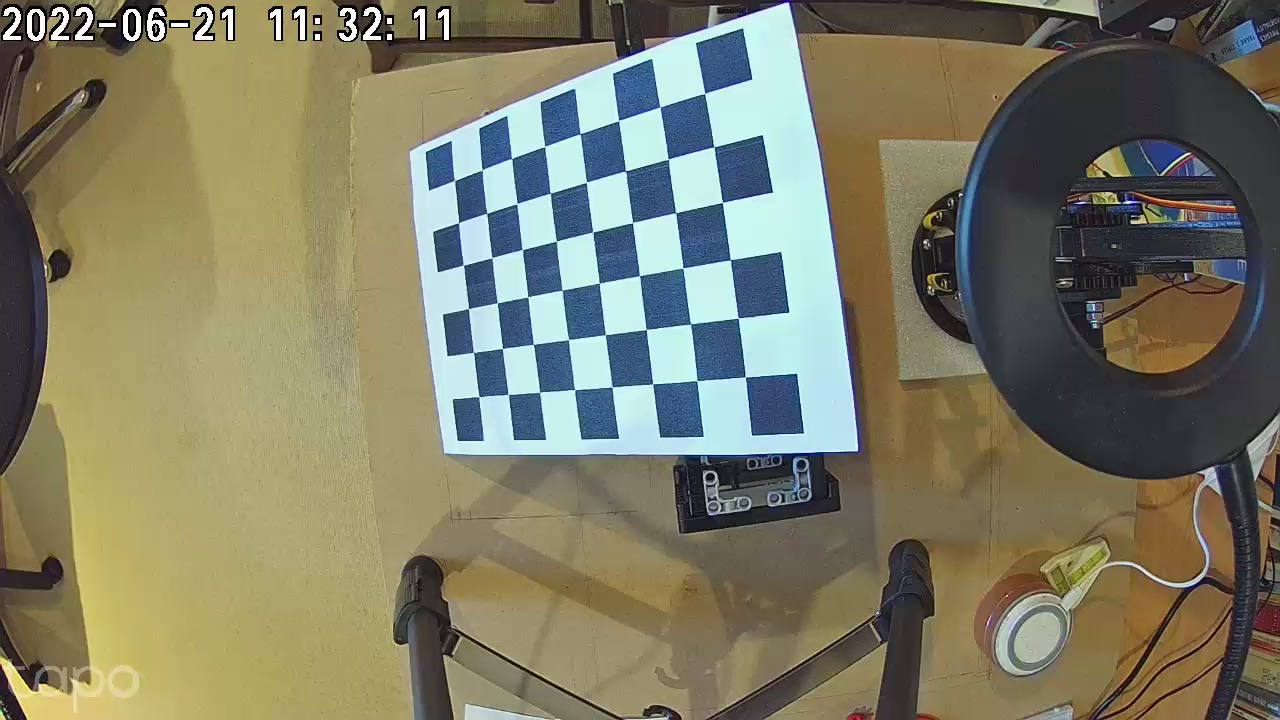
#> input picture version2/fishimages/4.jpg, 1280 x 720 px, found by its file name
$ python board_state.py
#> lines starting #> are read from the running program, lines starting #| are printed output that depends on the picture
# Copyright 2026 Derek Caelin - written by a coding agent under his direction.
# Licensing and credits: see README.md, "Credits & provenance".
# board_state.py
#
# Reads images/4.jpg and saves images/board_state.jpg — a labelled view of
# the board showing what the computer currently thinks is on each square.
#
# Each square shows:
#   - Square name (A1..H8)
#   - w=  warmth (R-B): negative=black piece, positive=wood piece
#   - e=  edge density: high=piece present, low=empty
#   - Classified piece: [B]=black piece  [W]=white piece  [ ]=empty
#
# Output image is 2× the size of calibration_preview for readability.
# Run after CBint.py has run once (so 4.jpg exists).
# Usage:  python board_state.py

import cv2
import numpy
import os
import statistics
import CBstate

mydir = CBstate.mydir
src_path = mydir + "4.jpg"

if not os.path.exists(src_path):
    print("ERROR: " + src_path + " not found. Run CBint.py first.")
    exit(1)

pix = cv2.imread(src_path)
#> pix is the input picture: shape (720, 1280, 3); mean B, G, R 101.9, 123.7, 125.7

# Apply same CLAHE contrast boost used in getplayermove()
lab = cv2.cvtColor(pix, cv2.COLOR_BGR2LAB)
#> lab: shape (720, 1280, 3); mean of channels 0, 1, 2 129.7, 126.5, 140.1
l, a, b_ch = cv2.split(lab)
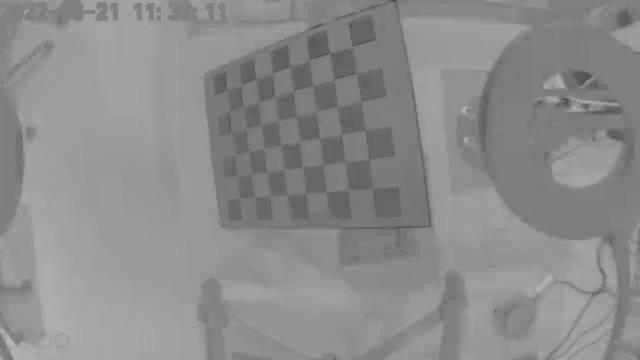
#> b_ch: shape (720, 1280) (shown at 1/2 size); min 66, max 190, mean 140.1
clahe = cv2.createCLAHE(clipLimit=2.0, tileGridSize=(4, 4))
l = clahe.apply(l)
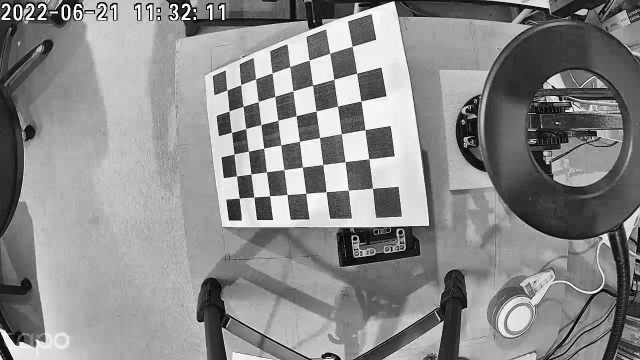
#> l: shape (720, 1280) (shown at 1/2 size); min 0, max 255, mean 138.2
lab = cv2.merge([l, a, b_ch])
#> lab: shape (720, 1280, 3); mean of channels 0, 1, 2 138.2, 126.5, 140.1
pix = cv2.cvtColor(lab, cv2.COLOR_LAB2BGR)

h, w, _ = pix.shape
sqx = w // 8
sqy = h // 8
fudge = 9

print("4.jpg: %dx%d, square size %dx%d" % (w, h, sqx, sqy))
#| 4.jpg: 1280x720, square size 160x90

# Compute Canny edges
grey  = cv2.cvtColor(pix, cv2.COLOR_BGR2GRAY)
edges = cv2.Canny(grey, threshold1=30, threshold2=80)
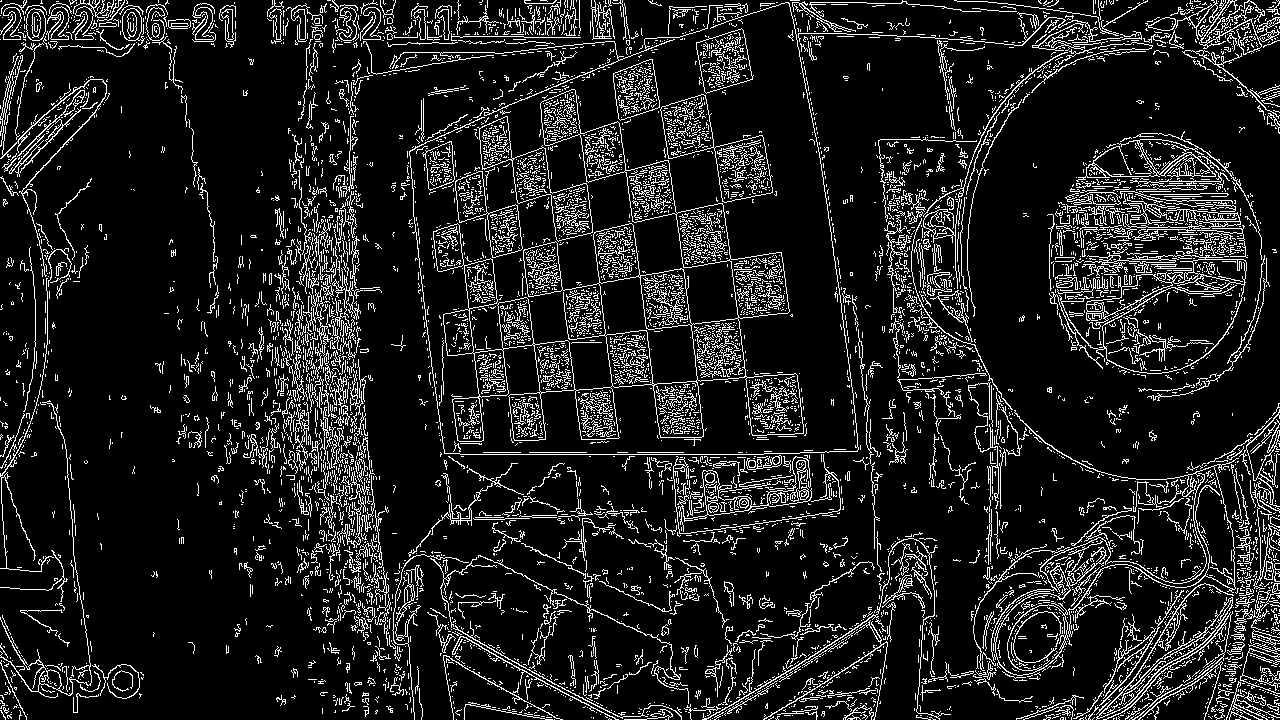
#> edges: shape (720, 1280); 11.9% white in thin lines or dots

all_meanR  = {}
all_warmth = {}
all_edges  = {}

for row in range(8):
    for col in range(8):
        r1 = row * sqy + fudge;  r2 = (row+1) * sqy - fudge
        c1 = col * sqx + fudge;  c2 = (col+1) * sqx - fudge
        patch = pix[r1:r2, c1:c2]
        ep    = edges[r1:r2, c1:c2]
        meanR  = float(numpy.mean(patch[:,:,2]))
        meanB  = float(numpy.mean(patch[:,:,0]))
        ed     = float(numpy.mean(ep))
        all_meanR[(row,col)]  = meanR
        all_warmth[(row,col)] = meanR - meanB
        all_edges[(row,col)]  = ed
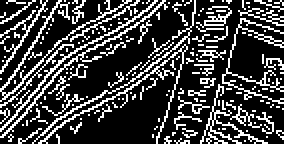
#> ep: shape (72, 142) (shown 2 times larger); 25.3% white in thin lines or dots
#> after the loop, all_edges = 64 items; all_meanR = 64 items; all_warmth = 64 items

# Compute thresholds (same logic as playermove_rpd calibration)
piece_edges  = [all_edges[(r,c)]  for r in list(range(2))+list(range(6,8)) for c in range(8)]
#> piece_edges = 32 values, max 64.62 at index 31, min 3.82 at index 25, mean 30.07
empty_edges  = [all_edges[(r,c)]  for r in range(2,6) for c in range(8)]
#> empty_edges = 32 values, max 67.52 at index 7, min 5.86 at index 24, mean 30.45
black_warmth = [all_warmth[(r,c)] for r in range(2)   for c in range(8)]
#> black_warmth = [28.79, 61.23, 34.82, 29.1, -37.36, 49.64, 25.3, 1.88, 47.81, 74.17, 32.12, -58.92, -53.48, 54.44, 1.79, -11.77]
white_warmth = [all_warmth[(r,c)] for r in range(6,8) for c in range(8)]
#> white_warmth = [65.59, 69.6, 43.54, 58.75, 43.56, 30.66, 57.89, 50.35, 72.85, 79.18, 47.07, 40.05, 37.73, 35, 43.55, 52.43]

est_edge_thresh = (min(piece_edges) + max(empty_edges)) / 2
#> est_edge_thresh = 35.67
est_splitwb     = (statistics.median(white_warmth) + statistics.median(black_warmth)) / 2
#> est_splitwb = 38.83

print("edge_thresh: %.1f  (min piece: %.1f, max empty: %.1f)" %
      (est_edge_thresh, min(piece_edges), max(empty_edges)))
#| edge_thresh: 35.7  (min piece: 3.8, max empty: 67.5)
print("splitwb:     %.1f  (black warmth: %d to %d, white warmth: %d to %d)" % (
      est_splitwb,
      int(min(black_warmth)), int(max(black_warmth)),
      int(min(white_warmth)), int(max(white_warmth))))
#| splitwb:     38.8  (black warmth: -58 to 74, white warmth: 30 to 79)

# Classify each square
classification = {}
for row in range(8):
    for col in range(8):
        ed     = all_edges[(row,col)]
        warmth = all_warmth[(row,col)]
        if ed > est_edge_thresh:
            classification[(row,col)] = "B" if warmth < est_splitwb else "W"
        else:
            classification[(row,col)] = " "
#> after the loop, classification = 64 items

# Print board state
print("\nBoard state (row 0 = rank 8 = black pieces):")
files = "ABCDEFGH"
for row in range(8):
    rank   = 8 - row
    pieces = [classification[(row,c)] for c in range(8)]
    labels = [files[c]+str(rank) for c in range(8)]
    print("row%d: " % row + "  ".join("[%s]%-3s" % (pieces[c], labels[c]) for c in range(8)))
#> this loop made 8 passes
#> pieces on passes 1 to 8: ['B', ' ', 'B', 'B', ' ', ' ', 'B', 'B'], [' ', ' ', ' ', 'B', 'B', ' ', ' ', ' '], [' ', ' ', ' ', 'B', ' ', 'B', ' ', 'B'], [' ', ' ', ' ', 'B', 'B', ' ', ' ', ' '], [' ', ' ', ' ', 'B', 'B', ' ', ' ', ' '], [' ', ' ', 'W', ' ', 'B', ' ', ' ', 'B'], [' ', ' ', 'W', ' ', ' ', ' ', 'W', 'W'], [' ', ' ', ' ', ' ', ' ', ' ', ' ', 'W']
#> (printed output is left out)

# Draw scaled overlay — 2× the source image size
SCALE = 2
out = cv2.resize(pix, (w * SCALE, h * SCALE), interpolation=cv2.INTER_LINEAR)
font = cv2.FONT_HERSHEY_SIMPLEX

for row in range(8):
    for col in range(8):
        warmth = all_warmth[(row,col)]
        ed     = all_edges[(row,col)]
        piece  = classification[(row,col)]
        rank   = 8 - row
        name   = files[col] + str(rank)

        tl = (col * sqx * SCALE,     row * sqy * SCALE)
        br = ((col+1) * sqx * SCALE, (row+1) * sqy * SCALE)
        sq = sqy * SCALE

        # Background colour by classification
        if piece == "B":
            bg = (100, 40, 40);   tc = (220, 180, 180)
        elif piece == "W":
            bg = (40, 110, 40);   tc = (180, 240, 180)
        else:
            bg = (45, 45, 45);    tc = (160, 160, 160)

        cv2.rectangle(out, tl, br, bg, -1)
        cv2.rectangle(out, tl, br, (0, 0, 0), 1)
        # Draw the actual sampling region (fudge inset) in yellow
        s_tl = ((col * sqx + fudge) * SCALE,     (row * sqy + fudge) * SCALE)
        s_br = (((col+1)*sqx - fudge) * SCALE,   ((row+1)*sqy - fudge) * SCALE)
        cv2.rectangle(out, s_tl, s_br, (0, 200, 200), 1)

        cx = tl[0] + 4
        cy = tl[1] + sq // 5

        cv2.putText(out, name,            (cx, cy),           font, 0.4,  tc,           1)
        cv2.putText(out, "w=%d" % int(warmth), (cx, cy + sq//4),  font, 0.35, tc,      1)
        cv2.putText(out, "e=%d" % int(ed),     (cx, cy + sq//2),  font, 0.35, (100,220,220), 1)
        # Big piece label
        piece_label = "[%s]" % piece
        cv2.putText(out, piece_label,     (cx, cy + sq*3//4), font, 0.5,  (255,255,255), 1)
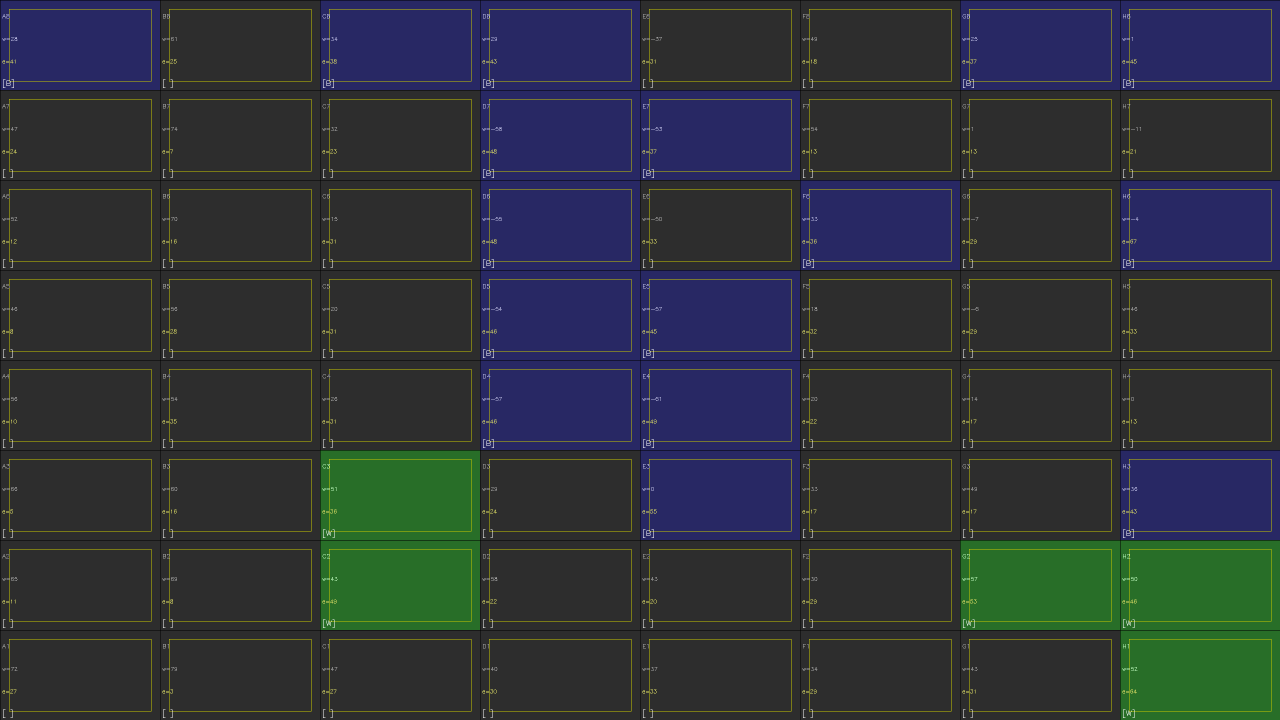
#> out: shape (1440, 2560, 3) (shown at 1/2 size); mean B, G, R 57.5, 51.3, 45.9

out_path = mydir + "board_state.jpg"
cv2.imwrite(out_path, out)
print("\nSaved: " + out_path + " (%dx%d)" % (w*SCALE, h*SCALE))
#| Saved: version3/images/board_state.jpg (2560x1440)

$ run again, with version2/fishimages/2.jpg copied over version2/fishimages/4.jpg
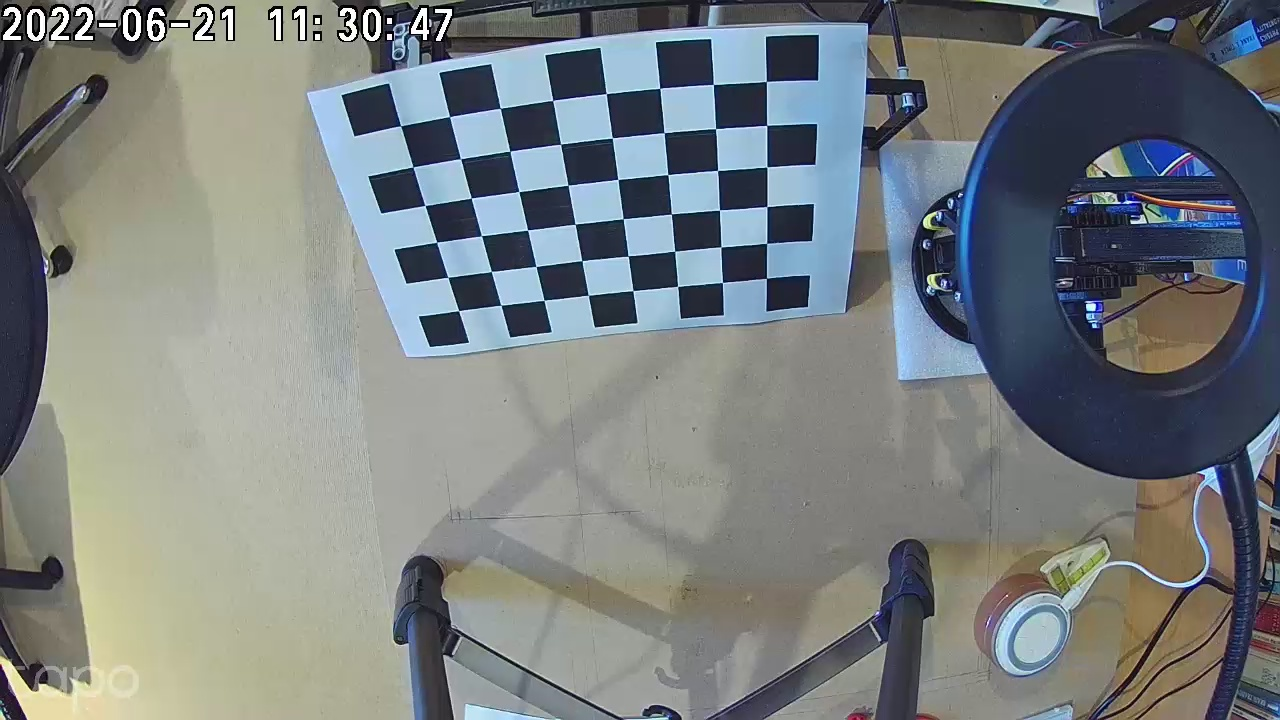
#> input picture version2/fishimages/2.jpg, 1280 x 720 px, found by its file name
#> pix is the input picture: shape (720, 1280, 3); mean B, G, R 127.4, 126.6, 121.2
#| 4.jpg: 1280x720, square size 160x90
#> edges: shape (720, 1280); 10.4% white in thin lines or dots
#> after the loop `for row in range(8):`:
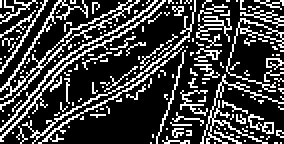
#> ep: shape (72, 142) (shown 2 times larger); 25.3% white in thin lines or dots
#> after the loop `for row in range(8):`: all_edges = 64 items
#> piece_edges = 32 values, max 64.47 at index 31, min 0.0998 at index 25, mean 29.09
#> empty_edges = 32 values, max 67.09 at index 7, min 3.59 at index 24, mean 24.04
#> black_warmth = [7.42, 17.49, -13.31, -25.56, -34.79, -15.64, -2.58, -21.73, 13.77, 23.42, -45.85, -42.19, -43.3, -35.53, -24.78, -42.26]
#> white_warmth = [25.12, 19.52, 3.72, 14.81, 16.2, 3.68, 18.23, 21.29, 34.5, 29.53, 4.6, -4.26, -2.8, -1.27, -2.29, 20.53]
#> est_edge_thresh = 33.6
#> est_splitwb = -3.88
#| edge_thresh: 33.6  (min piece: 0.1, max empty: 67.1)
#| splitwb:     -3.9  (black warmth: -45 to 23, white warmth: -4 to 34)
#> after the loop `for row in range(8):`: classification = 64 items
#> the loop `for row in range(8):` made 8 passes
#> pieces on passes 1 to 8: ['W', ' ', 'B', 'B', ' ', 'B', 'W', 'B'], [' ', ' ', ' ', ' ', ' ', 'B', ' ', ' '], [' ', ' ', ' ', ' ', ' ', 'B', ' ', 'B'], [' ', ' ', ' ', ' ', ' ', 'B', ' ', 'W'], [' ', ' ', ' ', ' ', ' ', ' ', ' ', ' '], [' ', ' ', 'W', ' ', ' ', ' ', ' ', 'W'], [' ', ' ', 'W', ' ', ' ', 'W', 'W', 'W'], [' ', ' ', ' ', ' ', 'W', ' ', 'W', 'W']
#> (printed output is left out)
#> after the loop `for row in range(8):`:
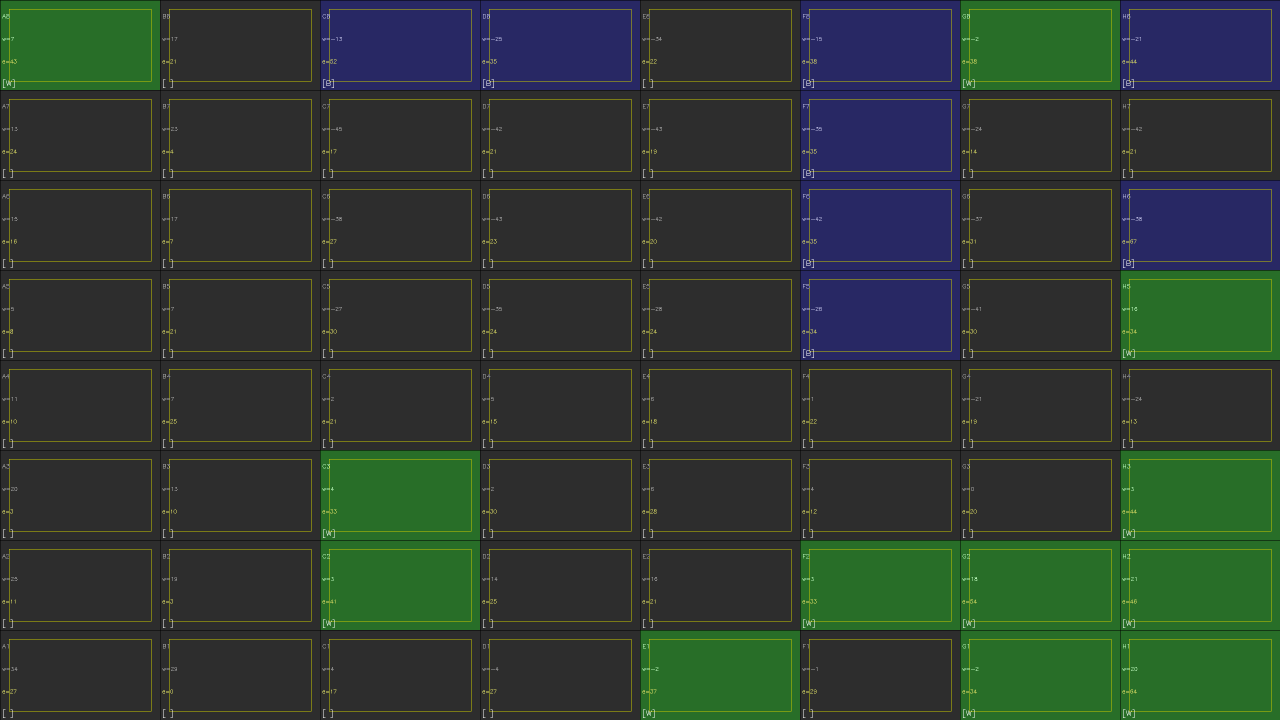
#> out: shape (1440, 2560, 3) (shown at 1/2 size); mean B, G, R 50.2, 58.8, 46
#| Saved: version3/images/board_state.jpg (2560x1440)
